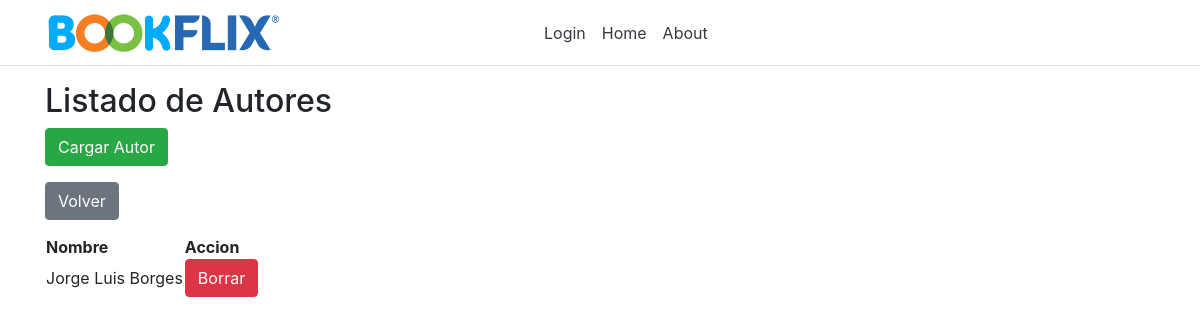
Page /listAutores/ (signed in) on the earlier database version.
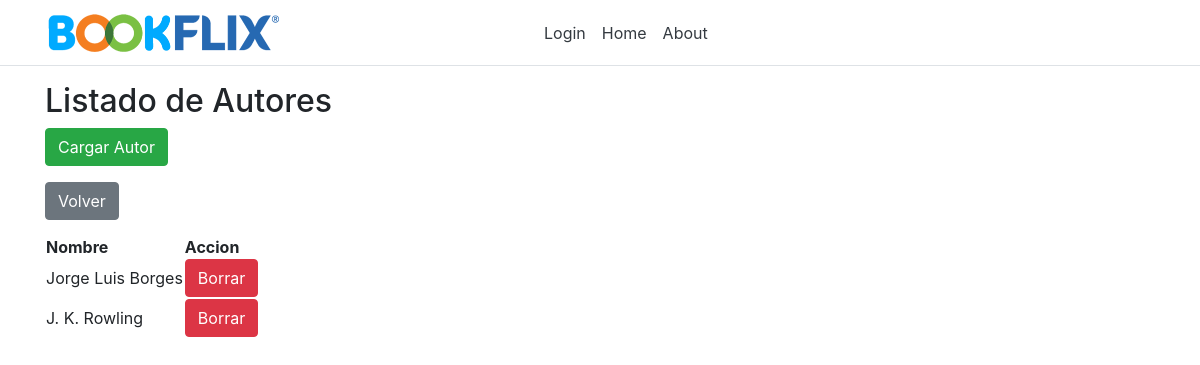
Same page on the later database version.
### app/models.py (models this page shows, shortened)
class Autor(models.Model):
    id = models.AutoField(primary_key=True)
    nombre = models.CharField(max_length=50,unique=True)

### app/views.py (the view)
# urls.py: path('listAutores/', views.listAutores),
def listAutores(request):
    autores = Autor.objects.all()
    return render(request, "admin/listOfAutores.html", {'autores': autores})

### app/models.py (called while the page is built)
    @property
    def is_active(self):
        return self.active

    @property
    def is_superuser(self):
        return self.superuser

### app/templates/admin/listOfAutores.html
{% extends 'default/layout.html' %}
{% block admin %}
<h2>Listado de Autores</h2>
<form method="get" action="/createAutor">
    <button class="btn btn-success" type="submit">Cargar Autor</button>
  </form>
  <form>
    <input class="btn btn-secondary" type="button" value="Volver" onclick="history.back()">
  </form>
<table>
    <thead>
        <tr>
            <th>Nombre</th>
            <th>Accion</th>
        </tr>
    </thead>
    <tbody>
        {% for autor in autores %}
        <tr>
            <td>{{ autor.nombre }}</td>
            <td><a class="btn btn-danger" role="button" href="/deleteAutor/{{ autor.id }}"
          onClick="return confirm('¿Seguro que quieres borrar a {{autor.nombre}}?');">
            Borrar</a></td>
        </tr>
        {% endfor %}
    </tbody>
</table>
{% endblock %}

Differences in the rows shown:
added Autor: nombre "J. K. Rowling"
